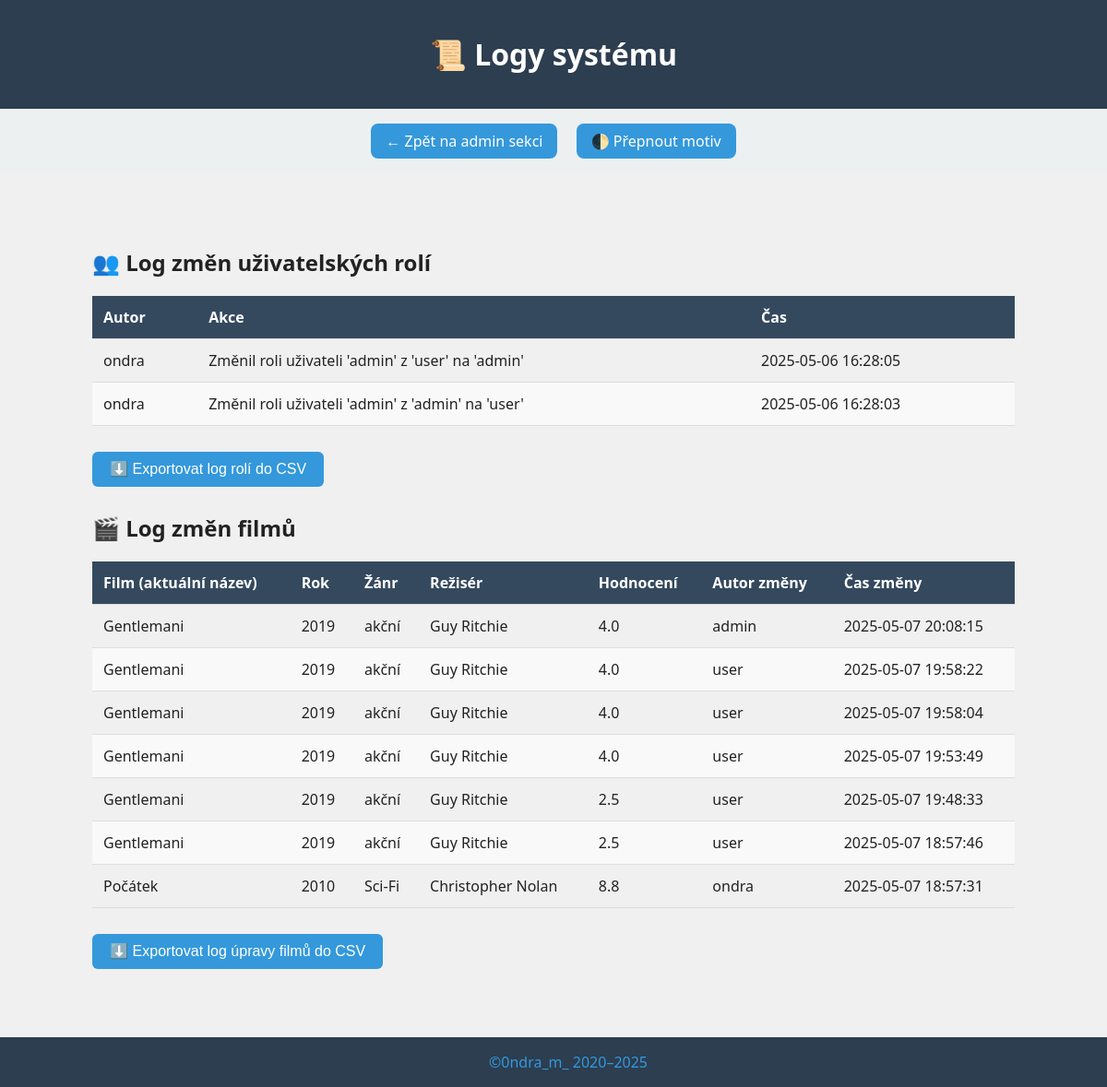
The page /logs.php (signed in) on the database as committed earlier.
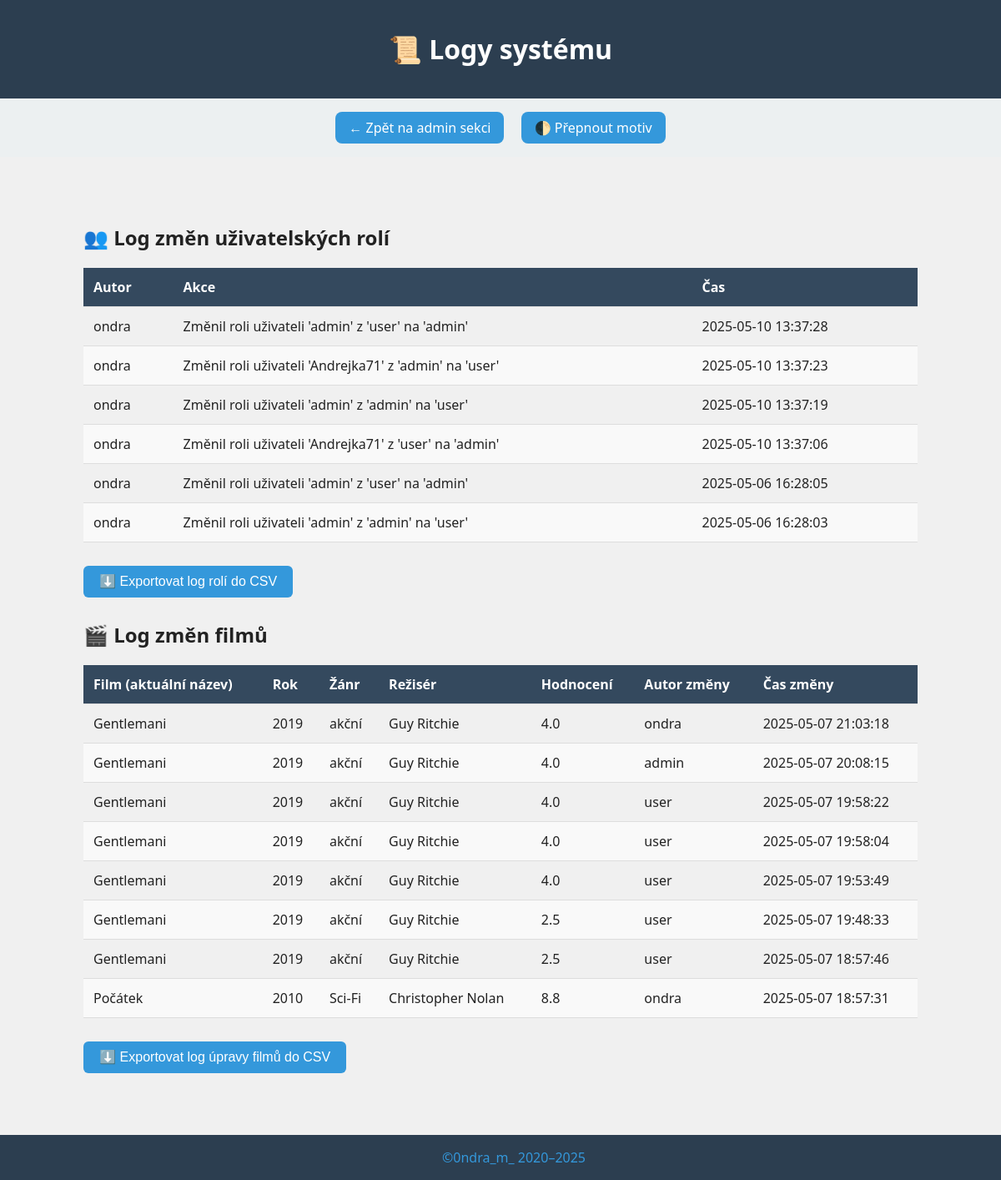
The same page on the database as committed later.
### tables this page shows
CREATE TABLE `logy` (
  `id` int(11) NOT NULL,
  `autor` varchar(50) NOT NULL,
  `akce` text NOT NULL,
  `cas` datetime DEFAULT current_timestamp()
);

CREATE TABLE `filmy_log` (
  `id` int(11) NOT NULL,
  `film_id` int(11) NOT NULL,
  `nazev` varchar(255) DEFAULT NULL,
  `rok` int(11) DEFAULT NULL,
  `zanr` varchar(100) DEFAULT NULL,
  `reziser` varchar(255) DEFAULT NULL,
  `hodnoceni` decimal(3,1) DEFAULT NULL,
  `popis` text DEFAULT NULL,
  `autor` varchar(50) DEFAULT NULL,
  `zmeneno` timestamp NOT NULL DEFAULT current_timestamp()
);

### logs.php (the view, shortened to what this page needs)
<?php
require 'db.php';
$logy_role = $conn->query("SELECT * FROM logy ORDER BY cas DESC LIMIT 50");
$logy_filmy = $conn->query("SELECT * FROM filmy_log ORDER BY zmeneno DESC LIMIT 50");
?>
<!DOCTYPE html>
<html lang="cs">
<head>
    <link rel="stylesheet" href="styles.css">
</head>
<body>
    <header>
        <h1>📜 Logy systému</h1>
    </header>
    <nav>
        <a class="button" href="admin.php">← Zpět na admin sekci</a>
        <a class="button" onclick="toggleTheme()">🌓 Přepnout motiv</a>
    </nav>
    <div class="container">
        <h2>👥 Log změn uživatelských rolí</h2>
        <?php if (!$logy_role): ?>
            <p style='color:red;'>Chyba při načítání logu rolí: <?= $conn->error ?></p>
        <?php else: ?>
            <div class="table-wrapper">
                <table class="admin-table">
                    <thead>
                        <tr>
                            <th>Autor</th>
                            <th>Akce</th>
                            <th>Čas</th>
                        </tr>
                    </thead>
                    <tbody>
                        <?php while ($log = $logy_role->fetch_assoc()): ?>
                            <tr>
                                <td><?= htmlspecialchars($log['autor']) ?></td>
                                <td><?= htmlspecialchars($log['akce']) ?></td>
                                <td><?= htmlspecialchars($log['cas']) ?></td>
                            </tr>
                        <?php endwhile; ?>
                    </tbody>
                </table>
            </div>
        <?php endif; ?>
        <form method="post" action="export_log.php" style="margin-top: 20px;">
            <button type="submit" class="button">⬇️ Exportovat log rolí do CSV</button>
        </form>
        <h2>🎬 Log změn filmů</h2>
        <?php if (!$logy_filmy): ?>
            <p style='color:red;'>Chyba při načítání logu filmů: <?= $conn->error ?></p>
        <?php else: ?>
            <div class="table-wrapper">
                <table class="admin-table">
                    <thead>
                        <tr>
                            <th>Film (aktuální název)</th>
                            <th>Rok</th>
                            <th>Žánr</th>
                            <th>Režisér</th>
                            <th>Hodnocení</th>
                            <th>Autor změny</th>
                            <th>Čas změny</th>
                        </tr>
                    </thead>
                    <tbody>
                        <?php while ($film_log = $logy_filmy->fetch_assoc()): ?>
                            <tr>
                                <td><?= htmlspecialchars($film_log['nazev']) ?></td>
                                <td><?= $film_log['rok'] ?></td>
                                <td><?= htmlspecialchars($film_log['zanr']) ?></td>
                                <td><?= htmlspecialchars($film_log['reziser']) ?></td>
                                <td><?= $film_log['hodnoceni'] ?></td>
                                <td><?= htmlspecialchars($film_log['autor']) ?></td>
                                <td><?= $film_log['zmeneno'] ?></td>
                            </tr>
                        <?php endwhile; ?>
                    </tbody>
                </table>
            </div>
        <?php endif; ?>
        <form method="post" action="export_filmy_log.php" style="margin-top: 20px;">
            <button type="submit" class="button">⬇️ Exportovat log úpravy filmů do CSV</button>
        </form>
    </div>
</body>
<footer>
    <a href="https://github.com/0ndraM">©0ndra_m_ 2020–<?= date("Y"); ?></a>
</footer>
</html>

### styles.css (style rules this page uses)
body { font-family: 'Segoe UI', sans-serif; background-color: #f0f0f0; color: #222; margin: 0; padding: 0 0 60px 0; }
header { background: #2c3e50; color: white; padding: 1em; text-align: center; }
nav { padding: 0.5em; text-align: center; background: #ecf0f1; }
nav .button { margin: 0.5em; padding: 0.5em 1em; background: #3498db; color: white; text-decoration: none; border-radius: 8px; transition: background 0.3s; }
.button, .btn { display: inline-block; background-color: #3498db; color: white; padding: 0.6em 1.2em; text-decoration: none; border-radius: 6px; margin: 0.5em 0; cursor: pointer; transition: background 0.3s ease; font-size: 1em; }
.container { padding: 60px 1em 60px; max-width: 1000px; margin: auto; }
.admin-table { width: 100%; border-collapse: collapse; margin-top: 0,2em; }
.admin-table th, .admin-table td { padding: 0.75em; text-align: left; border-bottom: 1px solid #ddd; }
.admin-table th { background-color: #34495e; color: white; }
.admin-table tr:nth-child(even) { background-color: #f9f9f9; }
form button { background-color: #2ecc71; color: white; border: none; padding: 0.6em 1.2em; border-radius: 5px; cursor: pointer; }
footer { background: #2c3e50; color: white; padding: 1em; text-align: center; position: fixed; bottom: 0; width: 100%; }
footer a { color: #3498db; text-decoration: none; }

Rows that differ between the two databases and show on the page:
added logy: autor "ondra", akce "Změnil roli uživateli 'admin' z 'user' na 'admin'", cas "2025-05-10 13:37:28"
added logy: autor "ondra", akce "Změnil roli uživateli 'Andrejka71' z 'admin' na 'user'", cas "2025-05-10 13:37:23"
added logy: autor "ondra", akce "Změnil roli uživateli 'admin' z 'admin' na 'user'", cas "2025-05-10 13:37:19"
added logy: autor "ondra", akce "Změnil roli uživateli 'Andrejka71' z 'user' na 'admin'", cas "2025-05-10 13:37:06"
added filmy_log: nazev "Gentlemani", rok "2019", zanr "akční", reziser "Guy Ritchie", hodnoceni "4.0", autor "ondra", zmeneno "2025-05-07 21:03:18"
